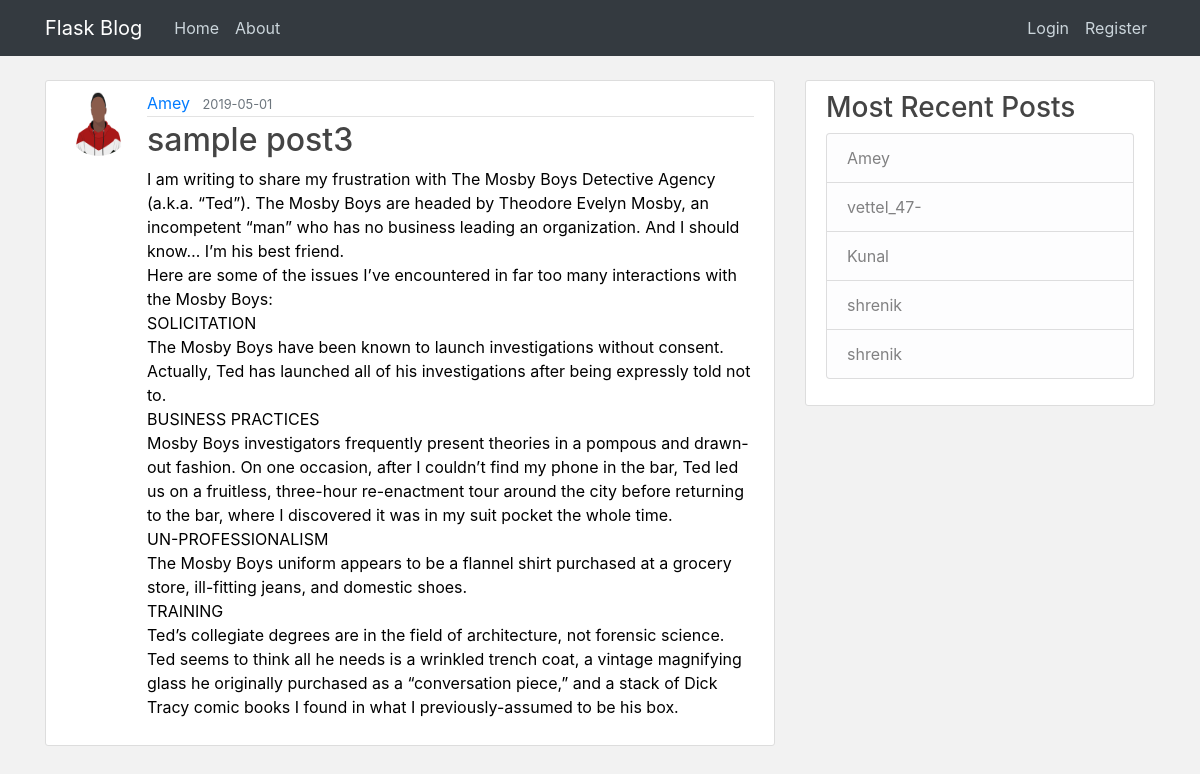
Screenshot of /post/3 with the database file from the repository.
### flaskblog/models.py (models this page shows, shortened)
class User(db.Model,UserMixin):
    id = db.Column(db.Integer, primary_key=True)
    username = db.Column(db.String(20), unique=True, nullable=False)
    email = db.Column(db.String(120), unique=True, nullable=False)
    image_file = db.Column(db.String(20), nullable=False, default='default.png')
    password = db.Column(db.String(60), nullable=False)
    posts = db.relationship('Post', backref='author', lazy=True)

class Post(db.Model):
    id = db.Column(db.Integer, primary_key=True)
    title = db.Column(db.String(100), nullable=False)
    date_posted = db.Column(db.DateTime, nullable=False, default=datetime.utcnow)
    content = db.Column(db.Text, nullable=False)
    user_id = db.Column(db.Integer, db.ForeignKey('user.id'), nullable=False)

### flaskblog/routes.py (the view)
@app.route("/post/<int:post_id>")
def post(post_id):
    post = Post.query.get_or_404(post_id)
    return render_template('post.html', title=post.title, post=post,Posts=Post.query.all()[:5])

### flaskblog/templates/post.html (shortened to what this page needs)
{% extends "layout.html" %}
{% block content %}
  <article class="media content-section">
    <img class="rounded-circle article-img" src="{{ url_for('static', filename='profilepics/' + post.author.image_file) }}">
    <div class="media-body">
      <div class="article-metadata">
        <a class="mr-2" href="#">{{ post.author.username }}</a>
        <small class="text-muted">{{ post.date_posted.strftime('%Y-%m-%d') }}</small>
      </div>
      <h2 class="article-title">{{ post.title }}</h2>
      <p class="article-content">{{ post.content }}</p>
    </div>
  </article>
{% endblock content %}

### flaskblog/templates/layout.html (shortened to what this page needs)
<!DOCTYPE html>
<html>
<head>
    <link rel="stylesheet" href="https://maxcdn.bootstrapcdn.com/bootstrap/4.0.0/css/bootstrap.min.css">
    <link rel="stylesheet" type="text/css" href="{{ url_for('static', filename='main.css') }}">
</head>
<body>
    <header class="site-header">
      <nav class="navbar navbar-expand-md navbar-dark bg-dark fixed-top">
        <div class="container">
          <a class="navbar-brand mr-4" href="/">Flask Blog</a>
          <div class="collapse navbar-collapse" id="navbarToggle">
            <div class="navbar-nav mr-auto">
              <a class="nav-item nav-link" href="{{ url_for('home') }}">Home</a>
              <a class="nav-item nav-link" href="{{ url_for('about') }}">About</a>
            </div>
            <div class="navbar-nav">
              {% if current_user.is_authenticated %}
                <a class="nav-item nav-link" href="{{ url_for('new_post') }}">New Post</a>
                <a class="nav-item nav-link" href="{{ url_for('account') }}">Account</a>
                <a class="nav-item nav-link" href="{{ url_for('logout') }}">Logout</a>
              {% else %}
                <a class="nav-item nav-link" href="{{ url_for('login') }}">Login</a>
                <a class="nav-item nav-link" href="{{ url_for('register') }}">Register</a>
              {% endif %}
            </div>
          </div>
        </div>
      </nav>
    </header>
    <main role="main" class="container color1">
      <div class="row">
        <div class="col-md-8">
          {% block content %}{% endblock %}
        </div>
        <div class="col-md-4">
          <div class="content-section">
            <h3>Most Recent Posts </h3>
              <ul class="list-group">
                {% for posts in Posts %}
                  <li class="list-group-item list-group-item-light">  {{ posts.author.username }}</li>
                {% endfor %}
              </ul>
          </div>
        </div>
      </div>
    </main>
</body>
</html>

### flaskblog/static/main.css (style rules this page uses)
body { background: rgb(0, 51, 102); color: #333333; margin-top: 5rem; }
h1, h2, h3, h4, h5, h6 { color: #444444; }
.site-header .navbar-nav .nav-link { color: #cbd5db; }
.content-section { background: #ffffff; padding: 10px 20px; border: 1px solid #dddddd; border-radius: 3px; margin-bottom: 20px; }
.article-title { color: #444444; }
.article-content { white-space: pre-line; }
.article-img { height: 65px; width: 65px; margin-right: 16px; }
.article-metadata { padding-bottom: 1px; margin-bottom: 4px; border-bottom: 1px solid #e3e3e3 }

### flaskblog/templates/layout.html (style rules this page uses)
body { background:rgb(242, 242, 242); color: black; }

### rows the page displays
User: image_file (placeholder picture), author.username "Amey"
Post: date_posted "2019-05-01", title "sample post3", content "I am writing to share my frustration with The Mosby Boys Detective Agency (a.k.a. “Ted”). The Mosby Boys are headed by Theodore Evelyn Mosby, an incompetent “man” who has no business leading an organization. And I should know… I’m his best friend. Here are some of the issues I’ve encountered in far too many interactions with the Mosby Boys: SOLICITATION The Mosby Boys have been known to launch investigations without consent. Actually, Ted has launched all of his investigations after being expressly told not to. BUSINESS PRACTICES Mosby Boys investigators frequently present theories in a pompous and drawn-out fashion. On one occasion, after I couldn’t find my phone in the bar, Ted led us on…", author.username "Amey"
Post: author.username "vettel_47-"
Post: author.username "Kunal"
Post: author.username "shrenik"
Post: author.username "shrenik"
